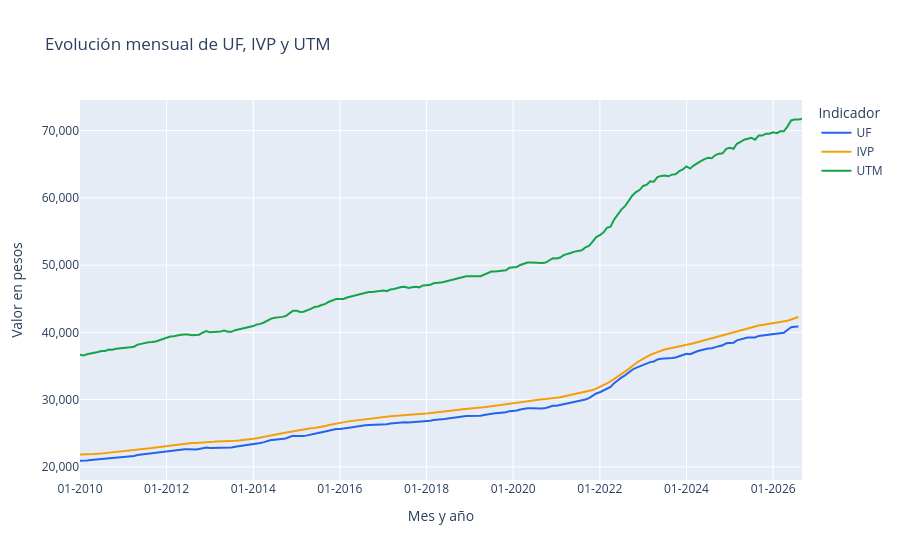

The code cell stored with this chart in its notebook:
### Code cell
import plotly.express as px

fig = px.line(
    utm_ivp_uf_df,
    x="fecha",
    y=["uf", "ivp", "utm"],
    title="Evolución mensual de UF, IVP y UTM",
    labels={
        "fecha": "Mes y año",
        "value": "Valor en pesos",
        "variable": "Indicador",
    },
    color_discrete_map={
        "uf": "#2563EB",
        "ivp": "#F59E0B",
        "utm": "#16A34A",
    },
)

fig.for_each_trace(lambda trace: trace.update(name=trace.name.upper()))
fig.update_traces(hovertemplate="%{y:,.2f} pesos<extra></extra>")
fig.update_xaxes(tickformat="%m-%Y", hoverformat="%m-%Y")
fig.update_layout(
    hovermode="x unified",
    legend_title_text="Indicador",
    yaxis_tickformat=",.0f",
)

fig.show()

### Figure 1 — Plotly figure (JSON) as saved in the notebook; plotly's stock layout.template omitted (floating-point values rounded to 4 significant figures; data arrays with more than 128 entries replaced by an {"elided": "..."} marker saying what was removed)
{"data": [{"hovertemplate": "%{y:,.2f} pesos<extra></extra>", "legendgroup": "uf", "line": {"color": "#2563EB", "dash": "solid"}, "marker": {"symbol": "circle"}, "mode": "lines", "name": "UF", "orientation": "v", "showlegend": true, "type": "scatter", "x": {"elided": "201 str values"}, "xaxis": "x", "y": {"elided": "201 float values"}, "yaxis": "y"}, {"hovertemplate": "%{y:,.2f} pesos<extra></extra>", "legendgroup": "ivp", "line": {"color": "#F59E0B", "dash": "solid"}, "marker": {"symbol": "circle"}, "mode": "lines", "name": "IVP", "orientation": "v", "showlegend": true, "type": "scatter", "x": {"elided": "201 str values"}, "xaxis": "x", "y": {"elided": "201 float values"}, "yaxis": "y"}, {"hovertemplate": "%{y:,.2f} pesos<extra></extra>", "legendgroup": "utm", "line": {"color": "#16A34A", "dash": "solid"}, "marker": {"symbol": "circle"}, "mode": "lines", "name": "UTM", "orientation": "v", "showlegend": true, "type": "scatter", "x": {"elided": "201 str values"}, "xaxis": "x", "y": {"elided": "201 float values"}, "yaxis": "y"}], "layout": {"hovermode": "x unified", "legend": {"title": {"text": "Indicador"}, "tracegroupgap": 0}, "title": {"text": "Evolución mensual de UF, IVP y UTM"}, "xaxis": {"anchor": "y", "domain": [0, 1], "hoverformat": "%m-%Y", "tickformat": "%m-%Y", "title": {"text": "Mes y año"}}, "yaxis": {"anchor": "x", "domain": [0, 1], "tickformat": ",.0f", "title": {"text": "Valor en pesos"}}}}
